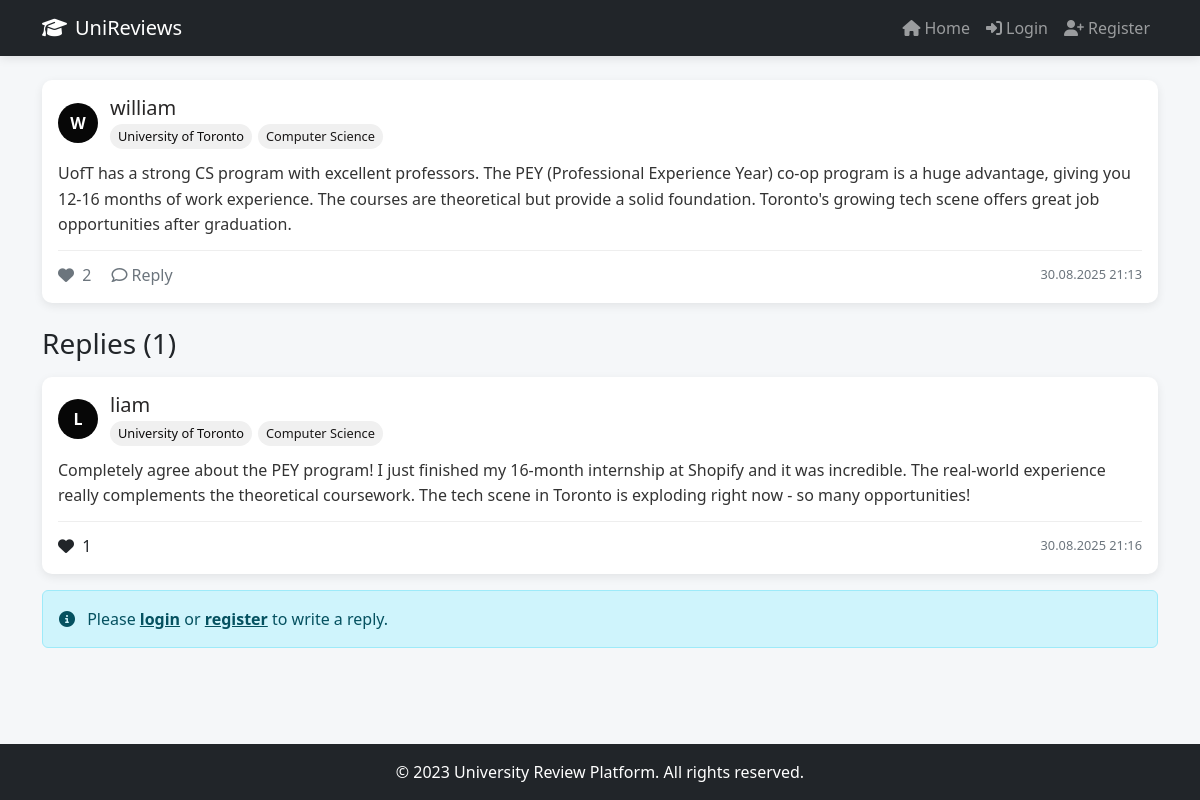
The app's page /comment/5 with its own data.
### models.py (models this page shows)
class User(db.Model):
    id = db.Column(db.Integer, primary_key=True)
    username = db.Column(db.String(80), unique=True, nullable=False)
    password_hash = db.Column(db.String(128), nullable=False)
    university = db.Column(db.String(120))
    department = db.Column(db.String(120))
    city = db.Column(db.String(120))
    country = db.Column(db.String(120))
    comments = db.relationship('Comment', backref='user', lazy=True, cascade='all, delete-orphan')
    replies = db.relationship('Reply', backref='user', lazy=True, cascade='all, delete-orphan')
    likes = db.relationship('Like', backref='user', lazy=True, cascade='all, delete-orphan')
    liked_replies = db.relationship('LikeReply', backref='user', lazy=True, cascade='all, delete-orphan')

class Comment(db.Model):
    id = db.Column(db.Integer, primary_key=True)
    content = db.Column(db.Text, nullable=False)
    timestamp = db.Column(db.DateTime, default=datetime.utcnow)
    user_id = db.Column(db.Integer, db.ForeignKey('user.id'), nullable=False)
    replies = db.relationship('Reply', backref='comment', lazy=True, cascade='all, delete-orphan')
    likes = db.relationship('Like', backref='comment', lazy=True, cascade='all, delete-orphan')

class Reply(db.Model):
    id = db.Column(db.Integer, primary_key=True)
    content = db.Column(db.Text, nullable=False)
    timestamp = db.Column(db.DateTime, default=datetime.utcnow)
    user_id = db.Column(db.Integer, db.ForeignKey('user.id'), nullable=False)
    comment_id = db.Column(db.Integer, db.ForeignKey('comment.id'), nullable=False)
    likes = db.relationship('LikeReply', backref='reply', lazy=True, cascade='all, delete-orphan')

### app.py (the view)
@app.route('/comment/<int:comment_id>')
def comment_detail(comment_id):
    comment = Comment.query.get_or_404(comment_id)
    user = current_user()
    return render_template('comment_detail.html', comment=comment, user=user)

### app.py (called while the page is built)
def current_user():
    if 'user_id' in session:
        return User.query.get(session['user_id'])
    return None

### templates/comment_detail.html (shortened to what this page needs)
{% extends "base.html" %}
{% block content %}
    <div class="container mb-5 mt-4">
        <div class="card mb-4">
            <div class="card-body">
                <div class="user-info">
                    <div class="avatar">
                        {{ comment.user.username[0]|upper }}
                    </div>
                    <div class="user-details">
                        <a href="/profile/{{ comment.user.id }}" class="username-link">
                            <h5 class="mb-0">{{ comment.user.username }}</h5>
                        </a>
                        <div class="d-flex flex-wrap">
                            <span class="university-badge">{{ comment.user.university }}</span>
                            <span class="department-badge">{{ comment.user.department }}</span>
                        </div>
                    </div>
                </div>
                <p class="comment-content">{{ comment.content }}</p>
                <div class="comment-actions">
                    <div>
                        <span class="like-btn {% if user and comment in user.likes %}active{% endif %}"
                              data-comment-id="{{ comment.id }}">
                            <i class="fas fa-heart me-1"></i>
                            <span class="like-count">{{ comment.likes|length }}</span>
                        </span>
                        <a href="#reply-form" class="action-link ms-3">
                            <i class="far fa-comment me-1"></i>Reply
                        </a>
                    </div>
                    <div class="timestamp">
                        {{ comment.timestamp.strftime('%d.%m.%Y %H:%M') }}
                    </div>
                </div>
            </div>
        </div>
        <h3 class="mb-3">Replies ({{ comment.replies|length }})</h3>
        {% if comment.replies %}
            {% for reply in comment.replies %}
            <div class="card mb-3">
                <div class="card-body">
                    <div class="user-info">
                        <div class="avatar">
                            {{ reply.user.username[0]|upper }}
                        </div>
                        <div class="user-details">
                            <a href="/profile/{{ reply.user.id }}" class="username-link">
                                <h5 class="mb-0">{{ reply.user.username }}</h5>
                            </a>
                            <div class="d-flex flex-wrap">
                                <span class="university-badge">{{ reply.user.university }}</span>
                                <span class="department-badge">{{ reply.user.department }}</span>
                            </div>
                        </div>
                    </div>
                    <p class="comment-content">{{ reply.content }}</p>
                    <div class="comment-actions">
                        <div>
                            <span class="like-reply-btn {% if user and reply in user.liked_replies %}active{% endif %}"
                                  data-reply-id="{{ reply.id }}">
                                <i class="fas fa-heart me-1"></i>
                                <span class="like-count">{{ reply.likes|length }}</span>
                            </span>
                        </div>
                        <div class="timestamp">
                            {{ reply.timestamp.strftime('%d.%m.%Y %H:%M') }}
                        </div>
                    </div>
                </div>
            </div>
            {% endfor %}
        {% else %}
            <div class="empty-state">
                <i class="far fa-comments"></i>
                <h4>No replies yet</h4>
                <p>Be the first to reply to this review!</p>
            </div>
        {% endif %}
        {% if user %}
        <div class="card" id="reply-form">
            <div class="card-body">
                <h5 class="card-title">Write a Reply</h5>
                <form id="reply-form">
                    <div class="mb-3">
                        <textarea class="form-control" id="reply-content" rows="3"
                                  placeholder="Share your thoughts about this review..."></textarea>
                    </div>
                    <button type="submit" class="btn btn-primary">
                        <i class="fas fa-paper-plane me-2"></i>Submit Reply
                    </button>
                </form>
            </div>
        </div>
        {% else %}
        <div class="alert alert-info">
            <i class="fas fa-info-circle me-2"></i> Please <a href="/login" class="alert-link">login</a>
            or <a href="/register" class="alert-link">register</a> to write a reply.
        </div>
        {% endif %}
    </div>
{% endblock %}

### templates/base.html (style rules this page uses)
:root { --primary-color: #070707; --secondary-color: #292727; --accent-color: #e74c3c; --light-bg: #f0f0f0; --dark-bg: #272a2c; }
body { background-color: #f5f7f9; font-family: 'Segoe UI', Tahoma, Geneva, Verdana, sans-serif; padding-top: 56px; min-height: 100vh; display: flex; flex-direction: column; }
.card { border: none; border-radius: 10px; box-shadow: 0 3px 10px rgba(0,0,0,0.08); margin-bottom: 20px; transition: transform 0.3s, box-shadow 0.3s; }
.user-info { display: flex; align-items: center; margin-bottom: 12px; }
.avatar { width: 40px; height: 40px; border-radius: 50%; background-color: var(--primary-color); color: white; display: flex; align-items: center; justify-content: center; font-weight: bold; font-size: 16px; margin-right: 12px; flex-shrink: 0; }
.username-link { text-decoration: none; color: var(--secondary-color); font-weight: 600; }
.comment-content { line-height: 1.6; color: #333; margin-bottom: 12px; }
.comment-actions { display: flex; justify-content: space-between; align-items: center; margin-top: 12px; padding-top: 12px; border-top: 1px solid #eee; }
.like-btn { color: #6c757d; cursor: pointer; transition: color 0.2s; text-decoration: none; }
.action-link { color: #6c757d; text-decoration: none; }
.university-badge { background-color: var(--light-bg); color: rgb(14, 13, 13); padding: 3px 8px; border-radius: 20px; font-size: 0.8rem; margin-right: 6px; display: inline-block; margin-top: 4px; }
.department-badge { background-color: var(--light-bg); color: rgb(26, 24, 24); padding: 3px 8px; border-radius: 20px; font-size: 0.8rem; display: inline-block; margin-top: 4px; }
.timestamp { color: #6c757d; font-size: 0.8rem; }

### records on screen
User: user "W", user.username "william", user.university "University of Toronto", user.department "Computer Science"
Comment: content "UofT has a strong CS program with excellent professors. The PEY (Professional Experience Year) co-op program is a huge advantage, giving you 12-16 months of work experience. The courses are theoretical but provide a solid foundation. Toronto's growing tech scene offers great job opportunities after graduation.", timestamp "30.08.2025 21:13"
Reply: user "L", user.username "liam", user.university "University of Toronto", user.department "Computer Science", content "Completely agree about the PEY program! I just finished my 16-month internship at Shopify and it was incredible. The real-world experience really complements the theoretical coursework. The tech scene in Toronto is exploding right now - so many opportunities!", likes|length "1", timestamp "30.08.2025 21:16"

### other values on screen
{{ comment.likes|length }} "2"
{{ comment.replies|length }} "1"
